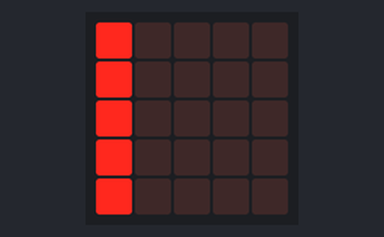
This program was run on a simulated BBC micro:bit (MakeCode). Shown: the board's 5×5 LED display.

Above: at 0.01 s.
At 0.51 s:
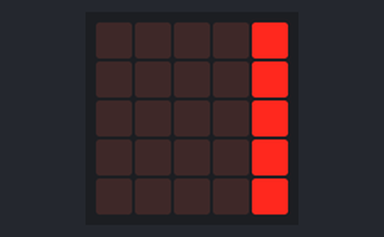
At 0.91 s:
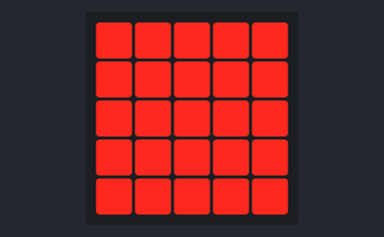

The program:

main.ts
```typescript
basic.forever(function () {
    basic.clearScreen()
    for (let index = 0; index <= 4; index++) {
        for (let index2 = 0; index2 <= 4; index2++) {
            led.plot(index, index2)
        }
        basic.pause(63)
    }
    for (let index = 0; index <= 4; index++) {
        for (let index2 = 0; index2 <= 4; index2++) {
            led.unplot(index, index2)
        }
        basic.pause(63)
    }
})
```

test.ts
```typescript
// aquí va el archivo "tests"; esto no se compilará cuando este paquete se utilice como una extensión.
```

Measured:
- by itself, everything shown: repeats every 0.65 s, in 10 steps
